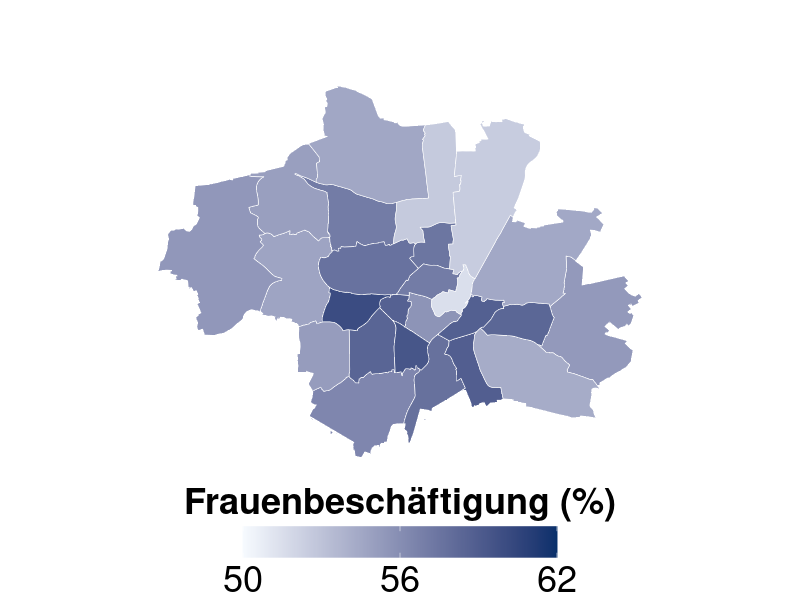

Here is the R script that generated this plot: (Note: this script raises an error after producing the figure.)
# 02_emp_map_2015.R
# Single figure: Bezirke map of Frauenbeschäftigung (female employment share) for one year (here: 2015)

library(tidyverse)
library(readxl)
library(sf)
library(stringr)
library(grid)

# ---------------- 0. Parameter: which year to plot ----------------
target_year <- 2015

# ---------------- 1. Helper: extract a 2-digit Bezirk code from "Raumbezug" ----------------
add_sb <- function(x, var = "Raumbezug", new = "sb") {
  x %>%
    mutate(
      !!new := str_pad(
        str_extract(.data[[var]], "^[0-9]+"),
        width = 2,
        pad   = "0"
      )
    )
}

# ---------------- 2. Read Excel and compute Frauenbeschäftigung (female share) ----------------
ar <- read_excel("data/raw/export_ar.xlsx", sheet = "ARBEITSMARKT")

# Female share of sozialversicherungspflichtig Beschäftigte (as percent)
sozial_anteil_weiblich <- ar %>%
  filter(
    Indikator == "Sozialversicherungspflichtig Beschäftigte - Anteil",
    Ausprägung == "weiblich"
  ) %>%
  mutate(
    sozial_weiblich = 100 * `Basiswert 1` / `Basiswert 2` # convert to percent
  ) %>%
  select(Jahr, Raumbezug, sozial_weiblich) %>%
  add_sb() %>%
  filter(
    !is.na(sb),
    Jahr == target_year
  )

# ---------------- 3. Read Munich district geometry + create Bezirk code ----------------
# IMPORTANT: If your GeoJSON column is not 'sb_nummer', adjust it below.
munich_map <- st_read("results/geo/bezirk_map.json", quiet = TRUE) %>%
  mutate(
    sb = str_pad(as.character(sb_nummer), 2, pad = "0")
  )

# ---------------- 4. Join target-year data to the map ----------------
map_emp_year <- munich_map %>%
  left_join(
    sozial_anteil_weiblich %>% select(sb, sozial_weiblich),
    by = "sb"
  )

# ---------------- 5. Plot: same style as the Kinderbetreuung map, different color scale ----------------
emp_map_year <- ggplot(map_emp_year) +
  geom_sf(
    aes(fill = sozial_weiblich),
    color = "white",
    size  = 0.2
  ) +
  scale_fill_gradient(
    name   = "Frauenbeschäftigung (%)",
    low    = "#f7fbff", # low values
    high   = "#08306b", # high values
    # You can adjust limits/breaks as needed; keep them consistent across years if possible.
    limits = c(50, 62),
    breaks = c(50, 56, 62),
    guide  = guide_colorbar(
      title.position = "top",
      title.hjust    = 0.5,
      barwidth       = unit(8, "cm"),
      barheight      = unit(0.8, "cm")
    )
  ) +
  labs(
    title    = "",
    subtitle = ""
  ) +
  theme_void(base_size = 12) +
  theme(
    legend.position    = "bottom",
    legend.title.align = 0.5,
    legend.title       = element_text(size = 26, face = "bold"),
    legend.text        = element_text(size = 26),
    plot.title         = element_text(face = "bold", size = 26, hjust = 0.5)
  )

emp_map_year

# ---------------- 6. Save RDS ----------------
saveRDS(emp_map_year, "results/figures/NEW_Kinderbetreuung/map_sv_2015.rds")
